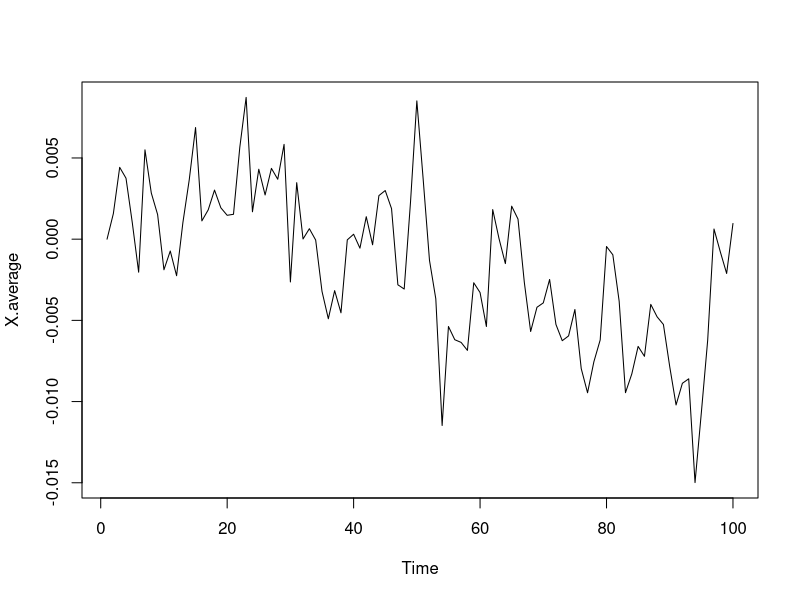

Here is the R script that generated this plot:
alpha <- 0.8
sigma2 <- 1

X <- matrix(0,nrow=100,
            ncol=100000)
for(j in 1:100000){
  for(t in 2:100){
    X[t,j] <- alpha*X[t-1,j] + rnorm(1,sd = sigma2)
  }
}

X.average <- apply(X,1,mean)
ts.plot(X.average)